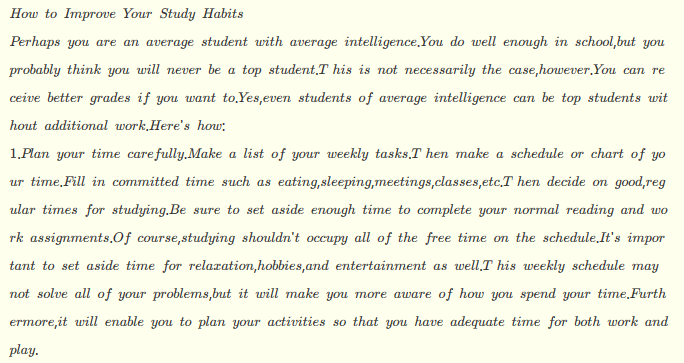
#> input picture test.png, 684 x 363 px
$ python opencv9.py --image test.png
#> lines starting #> are read from the running program, lines starting #| are printed output that depends on the picture; after the words box and inside, x2 and y2 are one past the last pixel; in counts of white or black regions, pixels touching at a corner belong together
import numpy as np
import argparse
import cv2

ap = argparse.ArgumentParser()
ap.add_argument('-i','--image',required = True,help = "Path to image")
args = vars(ap.parse_args())

image = cv2.imread(args['image'])
#> image is the input picture: shape (363, 684, 3); mean B, G, R 226.9, 242.9, 242.9
cv2.imshow("Cat",image)

rectangle = np.ones(image.shape[:2],dtype='uint8')
cv2.rectangle(rectangle,(380,100),(575,200),255,-1)
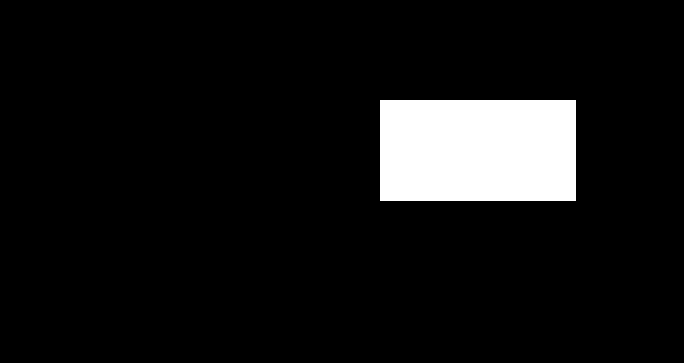
#> rectangle: shape (363, 684); values 1 (black) and 255 (white), 8% white; 1 white region, box (x1, y1, x2, y2) and area: (380, 100, 576, 201) 19796
cv2.imshow("Rectangle",rectangle)

circle = np.ones(image.shape[:2],dtype='uint8')
cv2.circle(circle,(475,180),105,0,-1)
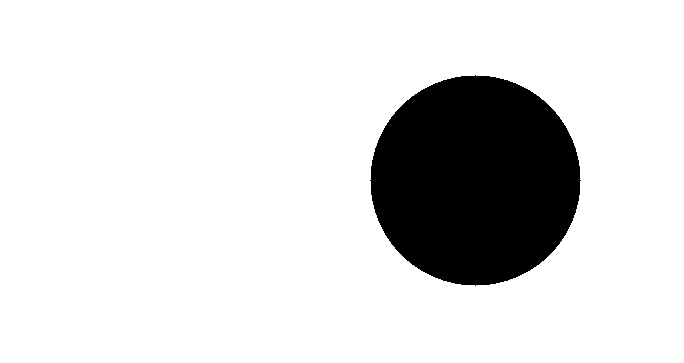
#> circle: shape (363, 684); values 0 (black) and 1 (white), 86.1% white; 1 black region, box (x1, y1, x2, y2) and area: (370, 75, 581, 286) 34621
cv2.imshow("Circle",circle)

bitwisexor = cv2.bitwise_xor(rectangle,circle)
cv2.imshow("Birwisexor",bitwisexor)

mask = bitwisexor
cv2.imshow("Mask",mask)
masked = cv2.bitwise_and(image, image, mask=mask)
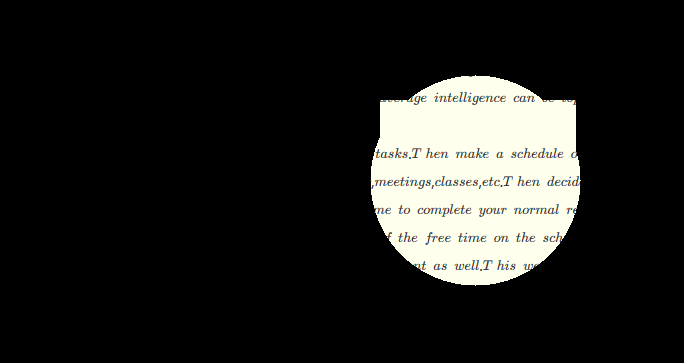
#> masked: shape (363, 684, 3); mean B, G, R 32.6, 34.9, 34.9

cv2.imshow("Mask Applied to Image", masked)

cv2.waitKey(0)
